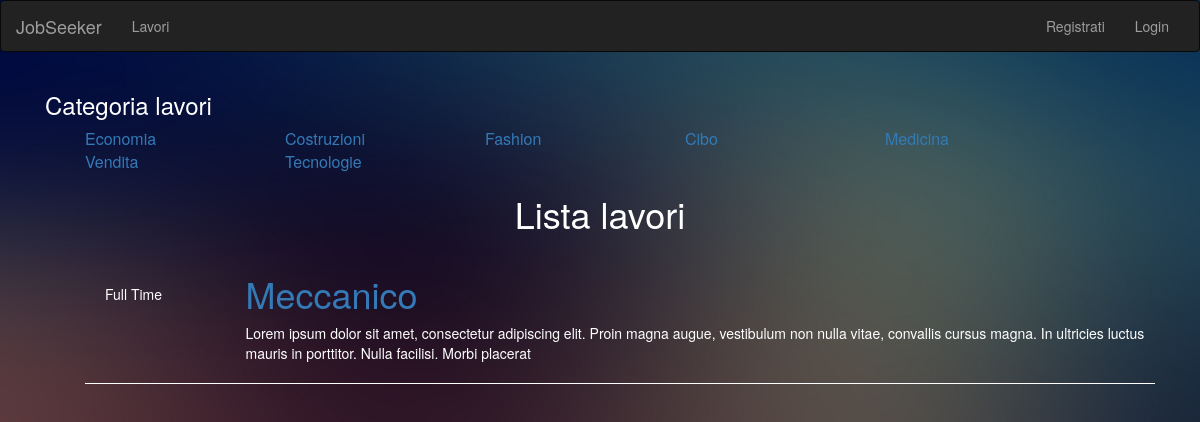
Screenshot of /jobs.php?id=2 with the database file from the repository.
### tables this page shows
CREATE TABLE `categories` (
  `id` int(11) NOT NULL,
  `name` varchar(255) NOT NULL
);

CREATE TABLE `jobs` (
  `id` int(11) NOT NULL,
  `title` varchar(255) NOT NULL,
  `description` text NOT NULL,
  `location` varchar(255) NOT NULL,
  `category_id` int(11) NOT NULL,
  `contact_email` varchar(255) NOT NULL,
  `job_type` varchar(255) NOT NULL
);

### lib/Database.php (called while the page is built, shortened)
<?php
class Database{
     public $dbhost = DB_HOST;
     public $dbuser = DB_USER;
     public $dbname = DB_NAME;
     public $dbpass = DB_PASS;
     public $link;
    private function connect(){
        $this->link = new mysqli($this->dbhost,$this->dbuser,$this->dbpass,$this->dbname);
    }
    public function select($query){
        $result = $this->link->query($query) or die($this->link->error.__LINE__);
        if ($result->num_rows>0){
            return $result;
        }
        else{
            return false;
        }
    }
}

### helpers/format_helpers.php (called while the page is built)
<?php
function shortText($text, $chars =150){
    $text = $text." ";
    $text = substr($text,0,$chars);
    $text = substr($text,0,strrpos($text,' '));
    return $text;
}

### jobs.php (the view, shortened to what this page needs)
<?php include 'includes/header.php'; ?>
<?php  include 'lib/Database.php';?>
<?php include 'helpers/format_helpers.php'; ?>
<?php
   $db = new Database();
   $query = "SELECT * FROM categories";
   $result = $db->select($query);
   if(isset($_GET['id'])){
     $id = $_GET['id'];
	   $query2 ="SELECT * FROM jobs WHERE category_id ='$id'";
	   $result2= $db->select($query2);
   }
 else{
	 $query2 = "SELECT * FROM jobs";
	 $result2 = $db->select($query2);
 }
?>
 <?php if($result2): ?>
<div class="container">
    <div id="category_block" class="col-xs-12">
			<h3>Categoria lavori</h3>
			<ul>
				<?php while($row = $result->fetch_assoc()): ?>
				<li>
					<a href="jobs.php?id=<?php echo $row['id']; ?>">
						<?php echo $row['name']; ?>
					</a>
				</li>
	            <?php endwhile; ?>
			</ul>
	</div>
 <div class="col-sm-12">
 	<h1 class="text-center">Lista lavori</h1>
 	<ul id="listings">
      <?php while ($row = $result2->fetch_assoc()): ?>
				<li>
					<div class="type">
					<span class="green"><?php echo $row['job_type']; ?></span>
					</div>
					<div class="description">
						<a href="job.php?id=<?php echo $row['id']; ?>"><h1><?php echo $row['title']; ?></h1></a>
						<p> <?php echo shortText($row['description'],200); ?>
						</p>
					</div>
				</li>
		<?php endwhile;  ?>
 	</ul>
 </div>
</div>
<?php else : ?>
	<div class="col-xs-12">
	<p>Non ci sono lavori</p>
	</div>
<?php endif; ?>

### css/style.css (style rules this page uses)
body { padding-bottom: 40px; color: #5a5a5a; }
li { list-style: none; }
a { text-decoration-style: none; }
#listings li { overflow: auto; border-bottom: 1px #ffffff solid; padding: 10px 0 10px 0; list-style: none; }
.type { float: left; width: 15%; margin-top: 30px; }
.type span { padding: 10px 20px 10px 20px; color: #ffffff; background: #; }
.description { float: right; width: 85%; }
.description a { text-decoration-style: none; text-decoration-color: #ffffff; }
#category_block li { width: 200px; float: left; font-size: 16px; padding: 0 10px 0 0; }

### includes/header.php (style rules this page uses)
body { background: url(img/32.jpg); background-size: 100% 100%; background-repeat: no-repeat; color: #ffffff; }

### rows the page displays
categories: name "Economia"
categories: name "Costruzioni"
categories: name "Fashion"
categories: name "Cibo"
categories: name "Medicina"
categories: name "Vendita"
categories: name "Tecnologie"
jobs: job_type "Full Time", title "Meccanico", description "Lorem ipsum dolor sit amet, consectetur adipiscing elit. Proin magna augue, vestibulum non nulla vitae, convallis cursus magna. In ultricies luctus mauris in porttitor. Nulla facilisi. Morbi placerat"
